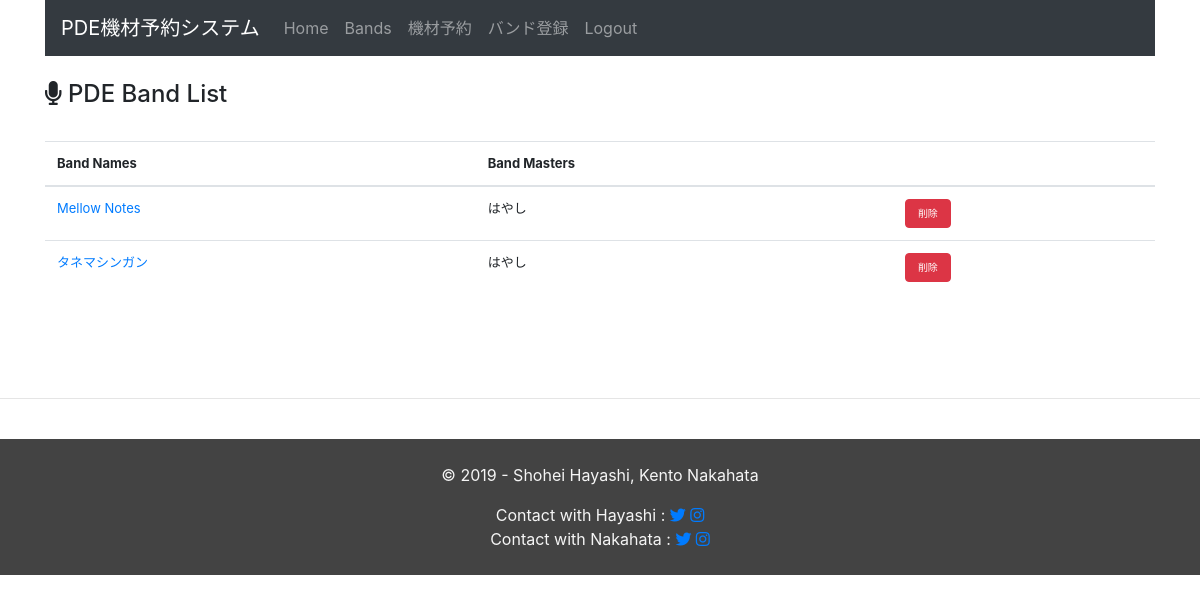
The app's page /equipment_management/show_band_list (signed in) with its own data.
### equipment_management/models.py (models this page shows, shortened)
class Band(models.Model):
  band_name = models.CharField(max_length=255,
                               verbose_name="Band's Name",
                               unique=True,
                               )
  responsible_person_name = models.CharField(max_length=255,
                                             verbose_name="Band Master's Name")
  created_at = models.DateTimeField(auto_now_add=True)
  updated_at = models.DateTimeField(auto_now=True)

### equipment_management/views.py (the view)
# urls.py: path('show_band_list', views.show_band_list, name='show_band_list'),
@login_required
def show_band_list(request):
  context ={
      'bands' : Band.objects.all(),
  }
  return render(request, 'equipment_management/band_list.html', context)

### equipment_management/templates/equipment_management/band_list.html
{% extends 'equipment_management/base.html' %}
{% block content %}
<br>
<h4><i class="fas fa-microphone"></i> PDE Band List</h4>
<br>
<table class="table">
  <thead>
    <tr>
      <th>Band Names</th>
      <th>Band Masters</th>
      <th></th>
    </tr>
  </thead>
  <tbody>
    {% for band in bands %}
    <tr>
      <td><a href="{% url 'equipment:schedule_by_band' band.pk %}">{{ band.band_name }}</a></td>
      <td>{{ band.responsible_person_name }}</td>
      <td>
        <a href="{% url 'equipment:delete_band' band.pk %}">
            <button type="button" class="btn btn-danger" style="font-size: 10px;">削除</button>
        </a>
      </td>
    </tr>
  {% endfor %}
  </tbody>
</table>
{% endblock %}

### static/css/table.css (style rules this page uses)
td { font-size: small; }
th { font-size: small; }
button { font-size: small; }

### records on screen
Band: band_name "Mellow Notes", responsible_person_name "はやし"
Band: band_name "タネマシンガン", responsible_person_name "はやし"
